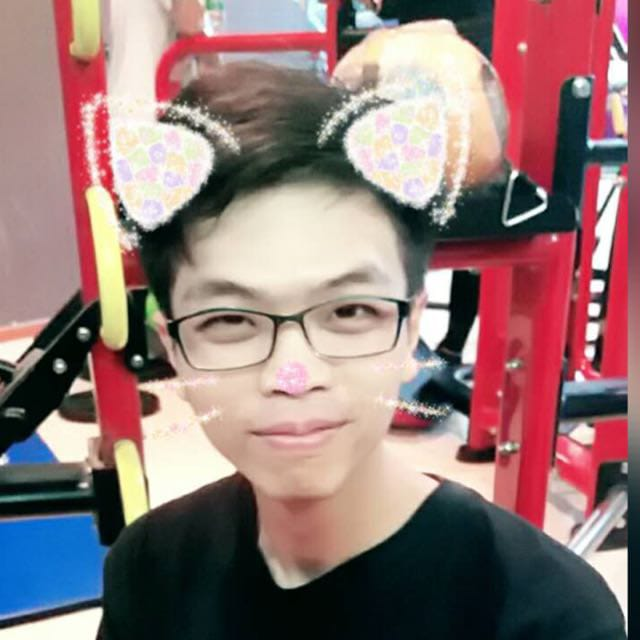
%> input picture test_bench/test_images/image_9.jpeg, 640 x 640 px
$ octave out_ref_maker.m   (GNU Octave 9; MATLAB toolbox functions it lacks are replaced by stand-ins)
%> lines starting %> are read from the running program, lines starting %| are printed output that depends on the picture
%author : Clancy Jembia
%% This is Sobel filter without localisation of edges as it will work in our HW implementation
% Running this will take long time because our intention was to do it as it
% willhappen in hardware
clear;
clc;
% [8 lines of commented-out code are left out]
I = imresize(rgb2gray(imread('image_9.jpeg')),[256,256]); % Image 9
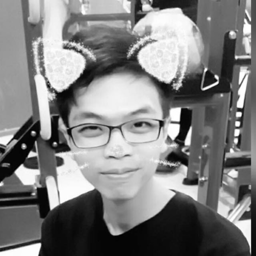
%> I: size 256x256 uint8; min 0, max 255, mean 126.6
figure (1);
imshow(I);
% All images are in 0-255 so we need 8 bit for storing pixel
% Pixel Bit Width will be a parameter in our HW implementaiton
% Lets say W is width and H is height of an image, So a WxH image
% W and H should be parameter in our HW implementation
[W,H] = size(I);
%> W = 256; H = 256
I=I';
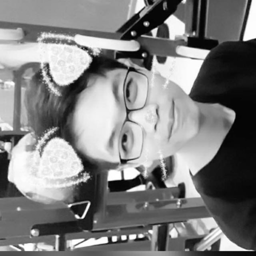
%> I: size 256x256 uint8; min 0, max 255, mean 126.6; mean of the top-left, top-right, bottom-left and bottom-right quarters 155.5, 108.6, 135.1, 107.3
ROM = I(1:H*W); % This is a ROM which stores input image pixel values in raster fashion
ROM2 = 0; %This ROM stores the oupt pixel values in raster fashion
t=0; % This variable is just used for debugging
LEN = H*W; %Length of input image
%> LEN = 65536
threshold = 400; % Threshold value,user should tune this

% Filter is Sobel (double derivative based)
% Filter for this is fixed not even the kernel(window) size can be modified
% Right shift by specific amount
% This is how Sobel filter looks like
%Hxs = [-1 0 1;-2 0 2; -1 0 1];
%Hys = [1 2 1; 0 0 0 ; -1 -2 -1];
% In Hardware implementation dont need to multiply just left shift
% addition and subtraction is required

%% Our Architecure buffers two row values for computation
Buf_ROW = zeros(2,H);
pixel = 0; % This is a register in our Architecture
%% following Fill stores the values of pixels over which kernel computes result
fill=zeros(3,3); %These are Register in our architecture Total 9 registers on which actual filter computation is performed
sum1=0; % This is part of combinational circuit intermidiate value
sum2=0; % This is part of combinational circuit intermidiate value
G=0; % This is part of combinational circuit intermidiate value

%> (the run ends here)
